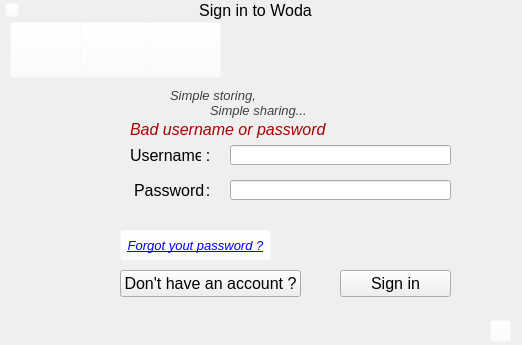
<?xml version="1.0" encoding="UTF-8"?>
<ui version="4.0">
 <class>SignInGUI</class>
 <widget class="QWidget" name="SignInGUI">
  <property name="geometry">
   <rect>
    <x>0</x>
    <y>0</y>
    <width>522</width>
    <height>345</height>
   </rect>
  </property>
  <property name="minimumSize">
   <size>
    <width>522</width>
    <height>345</height>
   </size>
  </property>
  <property name="maximumSize">
   <size>
    <width>522</width>
    <height>345</height>
   </size>
  </property>
  <property name="windowTitle">
   <string>General</string>
  </property>
  <property name="windowIcon">
   <iconset resource="../woda.qrc">
    <normaloff>:/logoTray</normaloff>:/logoTray</iconset>
  </property>
  <property name="styleSheet">
   <string notr="true"/>
  </property>
  <widget class="QLabel" name="labelTitle">
   <property name="geometry">
    <rect>
     <x>190</x>
     <y>0</y>
     <width>131</width>
     <height>21</height>
    </rect>
   </property>
   <property name="text">
    <string>&lt;html&gt;&lt;head/&gt;&lt;body&gt;&lt;p align=&quot;center&quot;&gt;&lt;span style=&quot; font-size:12pt;&quot;&gt;Sign in to Woda&lt;/span&gt;&lt;/p&gt;&lt;/body&gt;&lt;/html&gt;</string>
   </property>
  </widget>
  <widget class="QLabel" name="labelGeneral">
   <property name="geometry">
    <rect>
     <x>10</x>
     <y>57</y>
     <width>71</width>
     <height>21</height>
    </rect>
   </property>
   <property name="text">
    <string>&lt;html&gt;&lt;head/&gt;&lt;body&gt;&lt;p align=&quot;center&quot;&gt;&lt;span style=&quot; font-size:10pt;&quot;&gt;General&lt;/span&gt;&lt;/p&gt;&lt;/body&gt;&lt;/html&gt;</string>
   </property>
  </widget>
  <widget class="QLabel" name="labelAccount">
   <property name="geometry">
    <rect>
     <x>80</x>
     <y>57</y>
     <width>71</width>
     <height>20</height>
    </rect>
   </property>
   <property name="text">
    <string>&lt;html&gt;&lt;head/&gt;&lt;body&gt;&lt;p align=&quot;center&quot;&gt;&lt;span style=&quot; font-size:10pt;&quot;&gt;Account&lt;/span&gt;&lt;/p&gt;&lt;/body&gt;&lt;/html&gt;</string>
   </property>
  </widget>
  <widget class="QLabel" name="labelSync">
   <property name="geometry">
    <rect>
     <x>150</x>
     <y>57</y>
     <width>71</width>
     <height>20</height>
    </rect>
   </property>
   <property name="text">
    <string>&lt;html&gt;&lt;head/&gt;&lt;body&gt;&lt;p align=&quot;center&quot;&gt;&lt;span style=&quot; font-size:10pt;&quot;&gt;Sync&lt;/span&gt;&lt;/p&gt;&lt;/body&gt;&lt;/html&gt;</string>
   </property>
  </widget>
  <widget class="QPushButton" name="pushButtonClose">
   <property name="geometry">
    <rect>
     <x>5</x>
     <y>3</y>
     <width>14</width>
     <height>14</height>
    </rect>
   </property>
   <property name="minimumSize">
    <size>
     <width>14</width>
     <height>14</height>
    </size>
   </property>
   <property name="maximumSize">
    <size>
     <width>14</width>
     <height>14</height>
    </size>
   </property>
   <property name="styleSheet">
    <string notr="true">background-color: rgba(255, 255, 255, 0);</string>
   </property>
   <property name="text">
    <string/>
   </property>
   <property name="icon">
    <iconset resource="../woda.qrc">
     <normaloff>:/close</normaloff>:/close</iconset>
   </property>
   <property name="iconSize">
    <size>
     <width>14</width>
     <height>14</height>
    </size>
   </property>
  </widget>
  <widget class="QPushButton" name="pushButtonGeneral">
   <property name="geometry">
    <rect>
     <x>10</x>
     <y>22</y>
     <width>71</width>
     <height>56</height>
    </rect>
   </property>
   <property name="minimumSize">
    <size>
     <width>71</width>
     <height>56</height>
    </size>
   </property>
   <property name="maximumSize">
    <size>
     <width>71</width>
     <height>56</height>
    </size>
   </property>
   <property name="styleSheet">
    <string notr="true">background-color: rgba(255, 255, 255, 0);</string>
   </property>
   <property name="text">
    <string/>
   </property>
   <property name="icon">
    <iconset resource="../woda.qrc">
     <normaloff>:/tabGeneralOff</normaloff>:/tabGeneralOff</iconset>
   </property>
   <property name="iconSize">
    <size>
     <width>71</width>
     <height>56</height>
    </size>
   </property>
  </widget>
  <widget class="QPushButton" name="pushButtonAccount">
   <property name="geometry">
    <rect>
     <x>80</x>
     <y>22</y>
     <width>71</width>
     <height>56</height>
    </rect>
   </property>
   <property name="minimumSize">
    <size>
     <width>71</width>
     <height>56</height>
    </size>
   </property>
   <property name="maximumSize">
    <size>
     <width>71</width>
     <height>56</height>
    </size>
   </property>
   <property name="styleSheet">
    <string notr="true">background-color: rgba(255, 255, 255, 0);</string>
   </property>
   <property name="text">
    <string/>
   </property>
   <property name="icon">
    <iconset resource="../woda.qrc">
     <normaloff>:/tabAccountOn</normaloff>:/tabAccountOn</iconset>
   </property>
   <property name="iconSize">
    <size>
     <width>71</width>
     <height>56</height>
    </size>
   </property>
  </widget>
  <widget class="QPushButton" name="pushButtonSync">
   <property name="geometry">
    <rect>
     <x>150</x>
     <y>22</y>
     <width>71</width>
     <height>56</height>
    </rect>
   </property>
   <property name="minimumSize">
    <size>
     <width>71</width>
     <height>56</height>
    </size>
   </property>
   <property name="maximumSize">
    <size>
     <width>71</width>
     <height>56</height>
    </size>
   </property>
   <property name="styleSheet">
    <string notr="true">background-color: rgba(255, 255, 255, 0);</string>
   </property>
   <property name="text">
    <string/>
   </property>
   <property name="icon">
    <iconset resource="../woda.qrc">
     <normaloff>:/tabSyncOff</normaloff>:/tabSyncOff</iconset>
   </property>
   <property name="iconSize">
    <size>
     <width>71</width>
     <height>56</height>
    </size>
   </property>
  </widget>
  <widget class="QPushButton" name="pushButtonWebApp">
   <property name="geometry">
    <rect>
     <x>490</x>
     <y>320</y>
     <width>21</width>
     <height>22</height>
    </rect>
   </property>
   <property name="minimumSize">
    <size>
     <width>21</width>
     <height>22</height>
    </size>
   </property>
   <property name="maximumSize">
    <size>
     <width>21</width>
     <height>22</height>
    </size>
   </property>
   <property name="styleSheet">
    <string notr="true">background-color: rgba(255, 255, 255, 0);</string>
   </property>
   <property name="text">
    <string/>
   </property>
   <property name="icon">
    <iconset resource="../woda.qrc">
     <normaloff>:/webapp</normaloff>:/webapp</iconset>
   </property>
   <property name="iconSize">
    <size>
     <width>21</width>
     <height>22</height>
    </size>
   </property>
  </widget>
  <widget class="QLabel" name="labelSpacer1">
   <property name="geometry">
    <rect>
     <x>200</x>
     <y>145</y>
     <width>16</width>
     <height>21</height>
    </rect>
   </property>
   <property name="text">
    <string>&lt;html&gt;&lt;head/&gt;&lt;body&gt;&lt;p align=&quot;center&quot;&gt;&lt;span style=&quot; font-size:12pt;&quot;&gt;:&lt;/span&gt;&lt;/p&gt;&lt;/body&gt;&lt;/html&gt;</string>
   </property>
  </widget>
  <widget class="QLabel" name="labelNameUsername">
   <property name="geometry">
    <rect>
     <x>130</x>
     <y>145</y>
     <width>71</width>
     <height>21</height>
    </rect>
   </property>
   <property name="font">
    <font>
     <pointsize>12</pointsize>
    </font>
   </property>
   <property name="text">
    <string>Username</string>
   </property>
  </widget>
  <widget class="QLabel" name="labelSpacer2">
   <property name="geometry">
    <rect>
     <x>200</x>
     <y>180</y>
     <width>16</width>
     <height>21</height>
    </rect>
   </property>
   <property name="text">
    <string>&lt;html&gt;&lt;head/&gt;&lt;body&gt;&lt;p align=&quot;center&quot;&gt;&lt;span style=&quot; font-size:12pt;&quot;&gt;:&lt;/span&gt;&lt;/p&gt;&lt;/body&gt;&lt;/html&gt;</string>
   </property>
  </widget>
  <widget class="QLabel" name="labelNamePassword">
   <property name="geometry">
    <rect>
     <x>134</x>
     <y>180</y>
     <width>71</width>
     <height>21</height>
    </rect>
   </property>
   <property name="font">
    <font>
     <pointsize>12</pointsize>
    </font>
   </property>
   <property name="text">
    <string>Password</string>
   </property>
  </widget>
  <widget class="QPushButton" name="pushButtonSignIn">
   <property name="geometry">
    <rect>
     <x>340</x>
     <y>270</y>
     <width>111</width>
     <height>27</height>
    </rect>
   </property>
   <property name="font">
    <font>
     <pointsize>12</pointsize>
    </font>
   </property>
   <property name="text">
    <string>Sign in</string>
   </property>
  </widget>
  <widget class="QLabel" name="imgSpacer">
   <property name="geometry">
    <rect>
     <x>100</x>
     <y>220</y>
     <width>350</width>
     <height>3</height>
    </rect>
   </property>
   <property name="minimumSize">
    <size>
     <width>350</width>
     <height>3</height>
    </size>
   </property>
   <property name="maximumSize">
    <size>
     <width>350</width>
     <height>3</height>
    </size>
   </property>
   <property name="text">
    <string/>
   </property>
   <property name="pixmap">
    <pixmap resource="../woda.qrc">:/spacer</pixmap>
   </property>
  </widget>
  <widget class="QLineEdit" name="lineEditUsername">
   <property name="geometry">
    <rect>
     <x>230</x>
     <y>145</y>
     <width>221</width>
     <height>20</height>
    </rect>
   </property>
  </widget>
  <widget class="QLineEdit" name="lineEditPassword">
   <property name="geometry">
    <rect>
     <x>230</x>
     <y>180</y>
     <width>221</width>
     <height>20</height>
    </rect>
   </property>
   <property name="echoMode">
    <enum>QLineEdit::Password</enum>
   </property>
  </widget>
  <widget class="QPushButton" name="pushButtonDontHaveAccount">
   <property name="geometry">
    <rect>
     <x>120</x>
     <y>270</y>
     <width>181</width>
     <height>27</height>
    </rect>
   </property>
   <property name="font">
    <font>
     <pointsize>12</pointsize>
    </font>
   </property>
   <property name="text">
    <string>Don't have an account ?</string>
   </property>
  </widget>
  <widget class="QPushButton" name="pushButtonForgotPassword">
   <property name="geometry">
    <rect>
     <x>120</x>
     <y>230</y>
     <width>151</width>
     <height>31</height>
    </rect>
   </property>
   <property name="font">
    <font>
     <pointsize>10</pointsize>
     <italic>true</italic>
     <underline>true</underline>
    </font>
   </property>
   <property name="styleSheet">
    <string notr="true">background-color: rgba(255, 255, 255, 0);
color: blue;</string>
   </property>
   <property name="text">
    <string>Forgot yout password ?</string>
   </property>
  </widget>
  <widget class="QLabel" name="imgLogo">
   <property name="geometry">
    <rect>
     <x>20</x>
     <y>130</y>
     <width>80</width>
     <height>98</height>
    </rect>
   </property>
   <property name="minimumSize">
    <size>
     <width>80</width>
     <height>98</height>
    </size>
   </property>
   <property name="maximumSize">
    <size>
     <width>80</width>
     <height>98</height>
    </size>
   </property>
   <property name="text">
    <string/>
   </property>
   <property name="pixmap">
    <pixmap resource="../woda.qrc">:/logo</pixmap>
   </property>
  </widget>
  <widget class="QLabel" name="labelText1">
   <property name="geometry">
    <rect>
     <x>170</x>
     <y>85</y>
     <width>131</width>
     <height>20</height>
    </rect>
   </property>
   <property name="font">
    <font>
     <pointsize>10</pointsize>
     <italic>true</italic>
    </font>
   </property>
   <property name="styleSheet">
    <string notr="true">qproperty-alignment: AlignCenter;
color: rgb(64, 64, 64);</string>
   </property>
   <property name="text">
    <string>Simple storing,</string>
   </property>
  </widget>
  <widget class="QLabel" name="labelText2">
   <property name="geometry">
    <rect>
     <x>210</x>
     <y>100</y>
     <width>131</width>
     <height>20</height>
    </rect>
   </property>
   <property name="font">
    <font>
     <pointsize>10</pointsize>
     <italic>true</italic>
    </font>
   </property>
   <property name="styleSheet">
    <string notr="true">qproperty-alignment: AlignCenter;
color: rgb(64, 64, 64);</string>
   </property>
   <property name="text">
    <string>Simple sharing...</string>
   </property>
  </widget>
  <widget class="QLabel" name="labelTextError">
   <property name="enabled">
    <bool>true</bool>
   </property>
   <property name="geometry">
    <rect>
     <x>130</x>
     <y>120</y>
     <width>311</width>
     <height>20</height>
    </rect>
   </property>
   <property name="font">
    <font>
     <pointsize>10</pointsize>
     <italic>true</italic>
    </font>
   </property>
   <property name="styleSheet">
    <string notr="true">qproperty-alignment: AlignCenter;
color: rgb(170, 0, 0);</string>
   </property>
   <property name="text">
    <string>&lt;html&gt;&lt;head/&gt;&lt;body&gt;&lt;p&gt;&lt;span style=&quot; font-size:12pt; color:#aa0000;&quot;&gt;Bad username or password&lt;/span&gt;&lt;/p&gt;&lt;/body&gt;&lt;/html&gt;</string>
   </property>
  </widget>
  <zorder>labelSync</zorder>
  <zorder>labelGeneral</zorder>
  <zorder>labelAccount</zorder>
  <zorder>labelTitle</zorder>
  <zorder>pushButtonClose</zorder>
  <zorder>pushButtonGeneral</zorder>
  <zorder>pushButtonAccount</zorder>
  <zorder>pushButtonSync</zorder>
  <zorder>pushButtonWebApp</zorder>
  <zorder>labelSpacer1</zorder>
  <zorder>labelNameUsername</zorder>
  <zorder>labelSpacer2</zorder>
  <zorder>labelNamePassword</zorder>
  <zorder>pushButtonSignIn</zorder>
  <zorder>imgSpacer</zorder>
  <zorder>lineEditUsername</zorder>
  <zorder>lineEditPassword</zorder>
  <zorder>pushButtonDontHaveAccount</zorder>
  <zorder>pushButtonForgotPassword</zorder>
  <zorder>imgLogo</zorder>
  <zorder>labelText1</zorder>
  <zorder>labelText2</zorder>
  <zorder>labelTextError</zorder>
 </widget>
 <resources>
  <include location="../woda.qrc"/>
 </resources>
 <connections>
  <connection>
   <sender>pushButtonClose</sender>
   <signal>clicked()</signal>
   <receiver>SignInGUI</receiver>
   <slot>closePreference()</slot>
   <hints>
    <hint type="sourcelabel">
     <x>11</x>
     <y>9</y>
    </hint>
    <hint type="destinationlabel">
     <x>260</x>
     <y>172</y>
    </hint>
   </hints>
  </connection>
  <connection>
   <sender>pushButtonWebApp</sender>
   <signal>clicked()</signal>
   <receiver>SignInGUI</receiver>
   <slot>btnWebApp()</slot>
   <hints>
    <hint type="sourcelabel">
     <x>500</x>
     <y>330</y>
    </hint>
    <hint type="destinationlabel">
     <x>260</x>
     <y>172</y>
    </hint>
   </hints>
  </connection>
  <connection>
   <sender>pushButtonSignIn</sender>
   <signal>clicked()</signal>
   <receiver>SignInGUI</receiver>
   <slot>btnSignIn()</slot>
   <hints>
    <hint type="sourcelabel">
     <x>395</x>
     <y>283</y>
    </hint>
    <hint type="destinationlabel">
     <x>260</x>
     <y>172</y>
    </hint>
   </hints>
  </connection>
  <connection>
   <sender>pushButtonForgotPassword</sender>
   <signal>clicked()</signal>
   <receiver>SignInGUI</receiver>
   <slot>btnWebApp()</slot>
   <hints>
    <hint type="sourcelabel">
     <x>195</x>
     <y>245</y>
    </hint>
    <hint type="destinationlabel">
     <x>260</x>
     <y>172</y>
    </hint>
   </hints>
  </connection>
  <connection>
   <sender>pushButtonDontHaveAccount</sender>
   <signal>clicked()</signal>
   <receiver>SignInGUI</receiver>
   <slot>btnWebApp()</slot>
   <hints>
    <hint type="sourcelabel">
     <x>210</x>
     <y>283</y>
    </hint>
    <hint type="destinationlabel">
     <x>260</x>
     <y>172</y>
    </hint>
   </hints>
  </connection>
 </connections>
 <slots>
  <slot>closePreference()</slot>
  <slot>btnWebApp()</slot>
  <slot>btnSignIn()</slot>
 </slots>
</ui>
